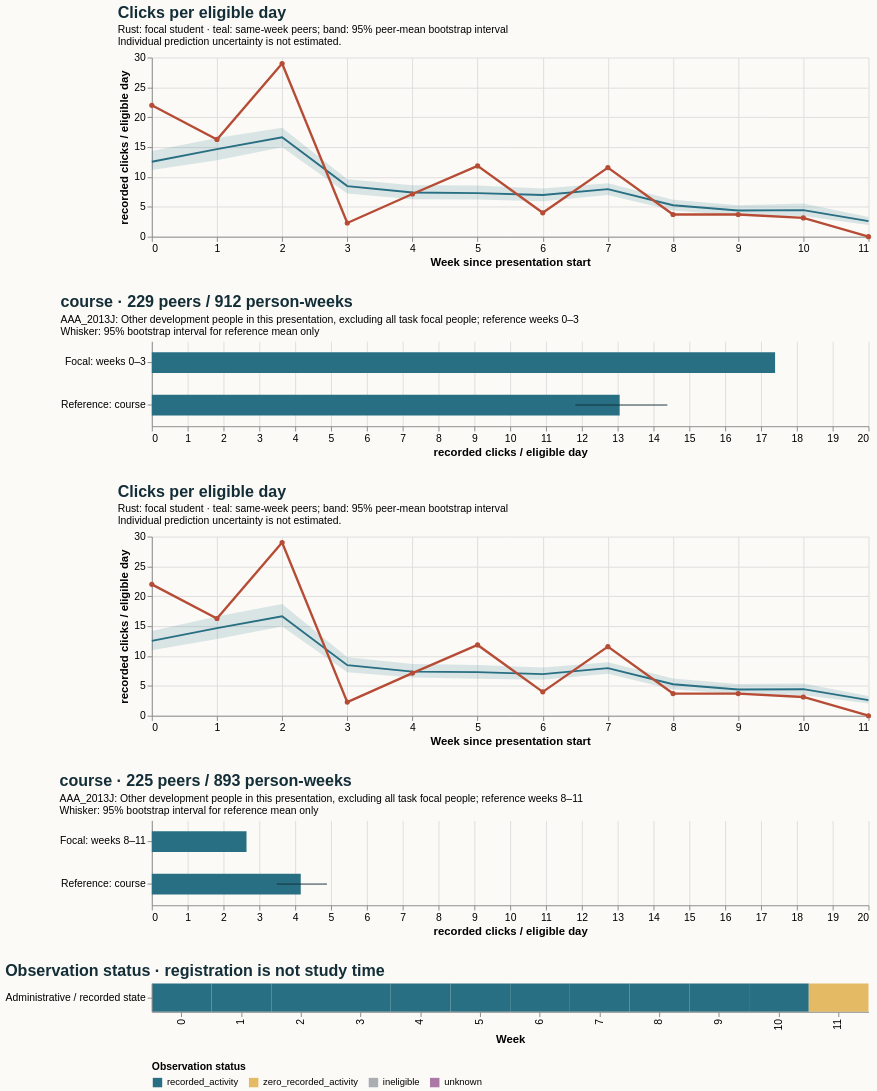

Source (Vega-Lite JSON):
### Vega-Lite specification from a JSON file in a GitHub repository (floating-point values rounded to 4 significant figures)
{"$schema": "https://vega.github.io/schema/vega-lite/v5.20.1.json", "config": {"axis": {"labelFontSize": 11, "titleFontSize": 12}, "background": "#fbfaf7", "font": "sans-serif", "title": {"anchor": "start", "color": "#142e38", "fontSize": 17, "subtitleFontSize": 11}, "view": {"continuousHeight": 300, "continuousWidth": 300, "stroke": null}}, "datasets": {"data-235aa3e64eb7ae2c1e25894cfd895eda": [{"hi": null, "lo": null, "series": "Focal: weeks 8–11", "value": 2.643}, {"hi": 4.887, "lo": 3.485, "series": "Reference: course", "value": 4.156}], "data-2ed0af963c6537407f5d648d827543f6": [{"eligible_days": 7.0, "end_day": 6, "logging_completeness": "unknown", "observation_status": "recorded_activity", "row": "Administrative / recorded state", "score_status": "withheld_release_time_unknown", "start_day": 0, "value": 22.0, "week": 0}, {"eligible_days": 7.0, "end_day": 13, "logging_completeness": "unknown", "observation_status": "recorded_activity", "row": "Administrative / recorded state", "score_status": "withheld_release_time_unknown", "start_day": 7, "value": 16.29, "week": 1}, {"eligible_days": 7.0, "end_day": 20, "logging_completeness": "unknown", "observation_status": "recorded_activity", "row": "Administrative / recorded state", "score_status": "withheld_release_time_unknown", "start_day": 14, "value": 29.0, "week": 2}, {"eligible_days": 7.0, "end_day": 27, "logging_completeness": "unknown", "observation_status": "recorded_activity", "row": "Administrative / recorded state", "score_status": "withheld_release_time_unknown", "start_day": 21, "value": 2.286, "week": 3}, {"eligible_days": 7.0, "end_day": 34, "logging_completeness": "unknown", "observation_status": "recorded_activity", "row": "Administrative / recorded state", "score_status": "withheld_release_time_unknown", "start_day": 28, "value": 7.143, "week": 4}, {"eligible_days": 7.0, "end_day": 41, "logging_completeness": "unknown", "observation_status": "recorded_activity", "row": "Administrative / recorded state", "score_status": "withheld_release_time_unknown", "start_day": 35, "value": 11.86, "week": 5}, {"eligible_days": 7.0, "end_day": 48, "logging_completeness": "unknown", "observation_status": "recorded_activity", "row": "Administrative / recorded state", "score_status": "withheld_release_time_unknown", "start_day": 42, "value": 4.0, "week": 6}, {"eligible_days": 7.0, "end_day": 55, "logging_completeness": "unknown", "observation_status": "recorded_activity", "row": "Administrative / recorded state", "score_status": "withheld_release_time_unknown", "start_day": 49, "value": 11.57, "week": 7}, {"eligible_days": 7.0, "end_day": 62, "logging_completeness": "unknown", "observation_status": "recorded_activity", "row": "Administrative / recorded state", "score_status": "withheld_release_time_unknown", "start_day": 56, "value": 3.714, "week": 8}, {"eligible_days": 7.0, "end_day": 69, "logging_completeness": "unknown", "observation_status": "recorded_activity", "row": "Administrative / recorded state", "score_status": "withheld_release_time_unknown", "start_day": 63, "value": 3.714, "week": 9}, {"eligible_days": 7.0, "end_day": 76, "logging_completeness": "unknown", "observation_status": "recorded_activity", "row": "Administrative / recorded state", "score_status": "withheld_release_time_unknown", "start_day": 70, "value": 3.143, "week": 10}, {"eligible_days": 7.0, "end_day": 83, "logging_completeness": "unknown", "observation_status": "zero_recorded_activity", "row": "Administrative / recorded state", "score_status": "withheld_release_time_unknown", "start_day": 77, "value": 0.0, "week": 11}], "data-31a9934608e356b0d33cefa4060e67d2": [{"end_day": 6, "focal_value": 22.0, "peer_ci_high": 14.33, "peer_ci_low": 11.16, "peer_mean": 12.55, "peer_observations": 229, "peer_people": 229, "reference": "course", "unit": "recorded clicks / eligible day", "week": 0}, {"end_day": 13, "focal_value": 16.29, "peer_ci_high": 16.54, "peer_ci_low": 12.79, "peer_mean": 14.66, "peer_observations": 229, "peer_people": 229, "reference": "course", "unit": "recorded clicks / eligible day", "week": 1}, {"end_day": 20, "focal_value": 29.0, "peer_ci_high": 18.25, "peer_ci_low": 14.96, "peer_mean": 16.64, "peer_observations": 227, "peer_people": 227, "reference": "course", "unit": "recorded clicks / eligible day", "week": 2}, {"end_day": 27, "focal_value": 2.286, "peer_ci_high": 9.626, "peer_ci_low": 7.233, "peer_mean": 8.473, "peer_observations": 227, "peer_people": 227, "reference": "course", "unit": "recorded clicks / eligible day", "week": 3}, {"end_day": 34, "focal_value": 7.143, "peer_ci_high": 8.6, "peer_ci_low": 6.273, "peer_mean": 7.389, "peer_observations": 226, "peer_people": 226, "reference": "course", "unit": "recorded clicks / eligible day", "week": 4}, {"end_day": 41, "focal_value": 11.86, "peer_ci_high": 8.588, "peer_ci_low": 6.239, "peer_mean": 7.301, "peer_observations": 225, "peer_people": 225, "reference": "course", "unit": "recorded clicks / eligible day", "week": 5}, {"end_day": 48, "focal_value": 4.0, "peer_ci_high": 8.077, "peer_ci_low": 5.944, "peer_mean": 6.971, "peer_observations": 225, "peer_people": 225, "reference": "course", "unit": "recorded clicks / eligible day", "week": 6}, {"end_day": 55, "focal_value": 11.57, "peer_ci_high": 8.934, "peer_ci_low": 6.98, "peer_mean": 7.966, "peer_observations": 225, "peer_people": 225, "reference": "course", "unit": "recorded clicks / eligible day", "week": 7}, {"end_day": 62, "focal_value": 3.714, "peer_ci_high": 6.174, "peer_ci_low": 4.402, "peer_mean": 5.274, "peer_observations": 225, "peer_people": 225, "reference": "course", "unit": "recorded clicks / eligible day", "week": 8}, {"end_day": 69, "focal_value": 3.714, "peer_ci_high": 5.277, "peer_ci_low": 3.507, "peer_mean": 4.388, "peer_observations": 224, "peer_people": 224, "reference": "course", "unit": "recorded clicks / eligible day", "week": 9}, {"end_day": 76, "focal_value": 3.143, "peer_ci_high": 5.564, "peer_ci_low": 3.471, "peer_mean": 4.445, "peer_observations": 223, "peer_people": 223, "reference": "course", "unit": "recorded clicks / eligible day", "week": 10}, {"end_day": 83, "focal_value": 0.0, "peer_ci_high": 3.284, "peer_ci_low": 1.969, "peer_mean": 2.606, "peer_observations": 221, "peer_people": 221, "reference": "course", "unit": "recorded clicks / eligible day", "week": 11}], "data-3a296a55fe2a2979d5a630378a2398f0": [{"hi": null, "lo": null, "series": "Focal: weeks 0–3", "value": 17.39}, {"hi": 14.39, "lo": 11.82, "series": "Reference: course", "value": 13.06}], "data-d2e159ab9a97ee1a78601264af0009e9": [{"end_day": 6, "focal_value": 22.0, "peer_ci_high": 14.2, "peer_ci_low": 10.95, "peer_mean": 12.55, "peer_observations": 229, "peer_people": 229, "reference": "course", "unit": "recorded clicks / eligible day", "week": 0}, {"end_day": 13, "focal_value": 16.29, "peer_ci_high": 16.62, "peer_ci_low": 12.87, "peer_mean": 14.66, "peer_observations": 229, "peer_people": 229, "reference": "course", "unit": "recorded clicks / eligible day", "week": 1}, {"end_day": 20, "focal_value": 29.0, "peer_ci_high": 18.71, "peer_ci_low": 14.94, "peer_mean": 16.64, "peer_observations": 227, "peer_people": 227, "reference": "course", "unit": "recorded clicks / eligible day", "week": 2}, {"end_day": 27, "focal_value": 2.286, "peer_ci_high": 9.774, "peer_ci_low": 7.273, "peer_mean": 8.473, "peer_observations": 227, "peer_people": 227, "reference": "course", "unit": "recorded clicks / eligible day", "week": 3}, {"end_day": 34, "focal_value": 7.143, "peer_ci_high": 8.652, "peer_ci_low": 6.384, "peer_mean": 7.389, "peer_observations": 226, "peer_people": 226, "reference": "course", "unit": "recorded clicks / eligible day", "week": 4}, {"end_day": 41, "focal_value": 11.86, "peer_ci_high": 8.513, "peer_ci_low": 6.208, "peer_mean": 7.301, "peer_observations": 225, "peer_people": 225, "reference": "course", "unit": "recorded clicks / eligible day", "week": 5}, {"end_day": 48, "focal_value": 4.0, "peer_ci_high": 8.068, "peer_ci_low": 6.011, "peer_mean": 6.971, "peer_observations": 225, "peer_people": 225, "reference": "course", "unit": "recorded clicks / eligible day", "week": 6}, {"end_day": 55, "focal_value": 11.57, "peer_ci_high": 8.962, "peer_ci_low": 7.042, "peer_mean": 7.966, "peer_observations": 225, "peer_people": 225, "reference": "course", "unit": "recorded clicks / eligible day", "week": 7}, {"end_day": 62, "focal_value": 3.714, "peer_ci_high": 6.221, "peer_ci_low": 4.396, "peer_mean": 5.274, "peer_observations": 225, "peer_people": 225, "reference": "course", "unit": "recorded clicks / eligible day", "week": 8}, {"end_day": 69, "focal_value": 3.714, "peer_ci_high": 5.321, "peer_ci_low": 3.657, "peer_mean": 4.388, "peer_observations": 224, "peer_people": 224, "reference": "course", "unit": "recorded clicks / eligible day", "week": 9}, {"end_day": 76, "focal_value": 3.143, "peer_ci_high": 5.412, "peer_ci_low": 3.482, "peer_mean": 4.445, "peer_observations": 223, "peer_people": 223, "reference": "course", "unit": "recorded clicks / eligible day", "week": 10}, {"end_day": 83, "focal_value": 0.0, "peer_ci_high": 3.301, "peer_ci_low": 2.036, "peer_mean": 2.606, "peer_observations": 221, "peer_people": 221, "reference": "course", "unit": "recorded clicks / eligible day", "week": 11}]}, "resolve": {"scale": {"color": "independent"}}, "spacing": 28, "vconcat": [{"data": {"name": "data-31a9934608e356b0d33cefa4060e67d2"}, "height": 190, "layer": [{"encoding": {"x": {"axis": {"tickMinStep": 1}, "field": "week", "title": "Week since presentation start", "type": "quantitative"}, "y": {"field": "peer_ci_low", "scale": {"zero": true}, "title": "recorded clicks / eligible day", "type": "quantitative"}, "y2": {"field": "peer_ci_high"}}, "mark": {"color": "#286f83", "opacity": 0.16, "type": "area"}}, {"encoding": {"tooltip": [{"field": "week", "type": "quantitative"}, {"field": "peer_mean", "type": "quantitative"}, {"field": "peer_people", "type": "quantitative"}, {"field": "peer_observations", "type": "quantitative"}], "x": {"field": "week", "type": "quantitative"}, "y": {"field": "peer_mean", "type": "quantitative"}}, "mark": {"color": "#286f83", "strokeWidth": 2, "type": "line"}}, {"encoding": {"tooltip": [{"field": "week", "type": "quantitative"}, {"field": "focal_value", "type": "quantitative"}], "x": {"field": "week", "type": "quantitative"}, "y": {"field": "focal_value", "type": "quantitative"}}, "mark": {"color": "#b64c35", "point": {"color": "#b64c35"}, "strokeWidth": 2.5, "type": "line"}}], "title": {"subtitle": ["Rust: focal student · teal: same-week peers; band: 95% peer-mean bootstrap interval", "Individual prediction uncertainty is not estimated."], "text": "Clicks per eligible day"}, "width": 760}, {"data": {"name": "data-3a296a55fe2a2979d5a630378a2398f0"}, "height": 90, "layer": [{"encoding": {"x": {"field": "value", "scale": {"domain": [0, 18.26], "zero": true}, "title": "recorded clicks / eligible day", "type": "quantitative"}, "y": {"field": "series", "sort": null, "title": null, "type": "nominal"}}, "mark": {"color": "#286f83", "size": 22, "type": "bar"}}, {"encoding": {"x": {"field": "lo", "type": "quantitative"}, "x2": {"field": "hi"}, "y": {"field": "series", "sort": null, "title": null, "type": "nominal"}}, "mark": {"color": "#142e38", "type": "rule"}}], "title": {"subtitle": ["AAA_2013J: Other development people in this presentation, excluding all task focal people; reference weeks 0–3", "Whisker: 95% bootstrap interval for reference mean only"], "text": "course · 229 peers / 912 person-weeks"}, "width": 760}, {"data": {"name": "data-d2e159ab9a97ee1a78601264af0009e9"}, "height": 190, "layer": [{"encoding": {"x": {"axis": {"tickMinStep": 1}, "field": "week", "title": "Week since presentation start", "type": "quantitative"}, "y": {"field": "peer_ci_low", "scale": {"zero": true}, "title": "recorded clicks / eligible day", "type": "quantitative"}, "y2": {"field": "peer_ci_high"}}, "mark": {"color": "#286f83", "opacity": 0.16, "type": "area"}}, {"encoding": {"tooltip": [{"field": "week", "type": "quantitative"}, {"field": "peer_mean", "type": "quantitative"}, {"field": "peer_people", "type": "quantitative"}, {"field": "peer_observations", "type": "quantitative"}], "x": {"field": "week", "type": "quantitative"}, "y": {"field": "peer_mean", "type": "quantitative"}}, "mark": {"color": "#286f83", "strokeWidth": 2, "type": "line"}}, {"encoding": {"tooltip": [{"field": "week", "type": "quantitative"}, {"field": "focal_value", "type": "quantitative"}], "x": {"field": "week", "type": "quantitative"}, "y": {"field": "focal_value", "type": "quantitative"}}, "mark": {"color": "#b64c35", "point": {"color": "#b64c35"}, "strokeWidth": 2.5, "type": "line"}}], "title": {"subtitle": ["Rust: focal student · teal: same-week peers; band: 95% peer-mean bootstrap interval", "Individual prediction uncertainty is not estimated."], "text": "Clicks per eligible day"}, "width": 760}, {"data": {"name": "data-235aa3e64eb7ae2c1e25894cfd895eda"}, "height": 90, "layer": [{"encoding": {"x": {"field": "value", "scale": {"domain": [0, 18.26], "zero": true}, "title": "recorded clicks / eligible day", "type": "quantitative"}, "y": {"field": "series", "sort": null, "title": null, "type": "nominal"}}, "mark": {"color": "#286f83", "size": 22, "type": "bar"}}, {"encoding": {"x": {"field": "lo", "type": "quantitative"}, "x2": {"field": "hi"}, "y": {"field": "series", "sort": null, "title": null, "type": "nominal"}}, "mark": {"color": "#142e38", "type": "rule"}}], "title": {"subtitle": ["AAA_2013J: Other development people in this presentation, excluding all task focal people; reference weeks 8–11", "Whisker: 95% bootstrap interval for reference mean only"], "text": "course · 225 peers / 893 person-weeks"}, "width": 760}, {"data": {"name": "data-2ed0af963c6537407f5d648d827543f6"}, "encoding": {"color": {"field": "observation_status", "legend": {"labelLimit": 260, "orient": "bottom"}, "scale": {"domain": ["recorded_activity", "zero_recorded_activity", "ineligible", "unknown"], "range": ["#286f83", "#e4bb64", "#aaaeb3", "#ac78a5"]}, "title": "Observation status", "type": "nominal"}, "tooltip": [{"field": "week", "type": "quantitative"}, {"field": "eligible_days", "type": "quantitative"}, {"field": "observation_status", "type": "nominal"}, {"field": "logging_completeness", "type": "nominal"}], "x": {"field": "week", "title": "Week", "type": "ordinal"}, "y": {"field": "row", "title": null, "type": "nominal"}}, "height": 30, "mark": {"type": "rect"}, "title": "Observation status · registration is not study time", "width": 760}]}
